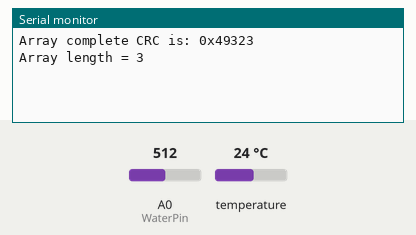
Recording of a sketch running on a simulated Arduino Uno, built with avr-gcc and run on an emulated ATmega328P. On the bench: the last lines printed to the serial monitor. Inputs (shaded band) come from the test bench; at power-on: temperature 24 °C, A0 (WaterPin) = 512.

Above: at 2.5 s.
2.6 s: temperature set to 12 °C
At 3.5 s:
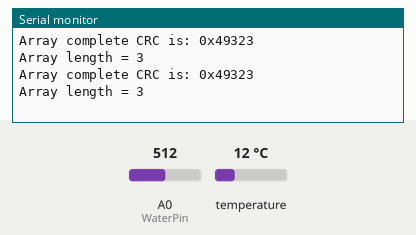
5.0 s: A0 (WaterPin) set to 716
At 6.5 s:
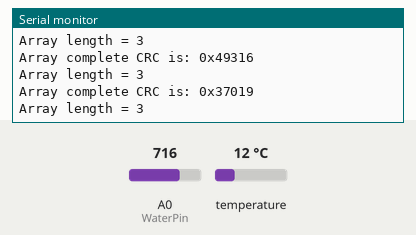
7.4 s: temperature set to 19 °C
At 8.6 s:
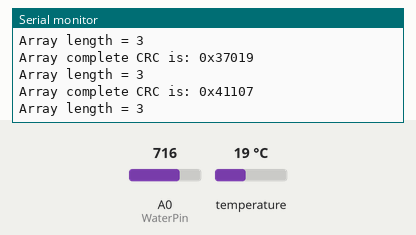
9.8 s: A0 (WaterPin) set to 900
At 12.8 s:
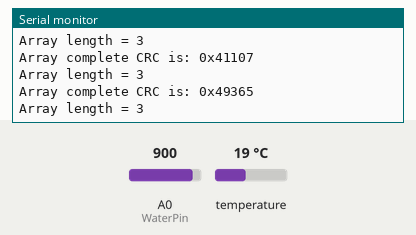
Timing chart, 0 to 13.2 s (numbered marks = the images above; inputs shaded):
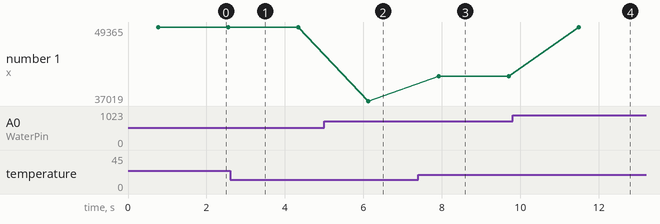

Measured:
- after the input at 5.0 s, the serial monitor: prints a new line after 1.1 s (image 2)
- after the input at 7.4 s, the serial monitor: prints a new line after 0.51 s (image 3)
- after the input at 9.8 s, the serial monitor: prints a new line after 1.7 s (image 4)
- plotted number 1: 49323 → 49316 after the input at 2.6 s, 49316 → 37019 after the input at 5.0 s, 37019 → 41107 after the input at 7.4 s, 41107 → 49365 after the input at 9.8 s

The sketch:

ReadAndSend.ino
```cpp
/*
  сделано по http://arduino.ru/forum/programmirovanie/peredat-i-prinyat-integer-po-serial?page=1#comment-318007
*/
#include <stdint.h>
#include <util/crc16.h>
#include <SoftwareSerial.h>
#include <OneWire.h> // Для датчика температуры
#include <DallasTemperature.h> // Для датчика температуры

#define OneWirePin 10 // Пин для подключения датчика температуры

#define WaterPin A0 // Пин для подключения датчика влажности

#define SerialSpeed 9600
#define SerialPinRX 8 // Пин для подключения RX провода
#define SerialPinTX 9 // Пин для подкючения TX провода

SoftwareSerial SoftSerial(SerialPinRX, SerialPinTX);
OneWire oneWire(OneWirePin);
DallasTemperature sensors(&oneWire);

// Указываем количество передаваемых элементов, в число которых входит и CRC.
int ArrData[3];  //можно выбрать размер от 1 до 99  (числа от -32 768 до 32 767) нумерация элементов начиначется с 0, т.е ArrData[0] до ArrData[2]
// 2 датчика - значит массив значений состоит из 2 элементов и еще crc значения.


// the setup routine runs once when you press reset:
void setup() {
  // initialize serial communication at 9600 bits per second:
  Serial.begin(SerialSpeed);
  while (!Serial);

  SoftSerial.begin(SerialSpeed);

}


// the loop routine runs over and over again forever:
void loop() {

  int len = sizeof(ArrData); // Считаем количество байтов, отданных под массив
  uint16_t  crc = 0; //CRC для массива (можно понимать как контрольная сумма)

  int WaterValue = analogRead(WaterPin);
  sensors.requestTemperatures(); // опрашиваем датчики на OneWire;
  int TemperatureValue = sensors.getTempCByIndex(0); // Выводим значение полученное с первого датчика

  ArrData[0] = WaterValue;
  crc = _crc16_update(crc, WaterValue & 0xff); //..считаем ЦРЦ
  crc = _crc16_update(crc,  WaterValue >> 8);

  ArrData[1] = TemperatureValue;
  crc = _crc16_update(crc, TemperatureValue & 0xff); //..считаем ЦРЦ
  crc = _crc16_update(crc, TemperatureValue >> 8);

  ArrData[len / 2 - 1] = crc;
  len = sizeof(ArrData);

  Serial.print("Array complete CRC is: 0x");
  Serial.println(crc);
  Serial.print("Array length = ");
  Serial.println(len/sizeof(int));

  SoftSerial.print("<data:");
  SoftSerial.print(len);
  SoftSerial.print(">");
  SoftSerial.write ((byte *)ArrData,len); //вот в этой строке массив целых собственно и передается
  SoftSerial.print("</data>");

  delay(1000);        // delay in between reads for stability
}
```
